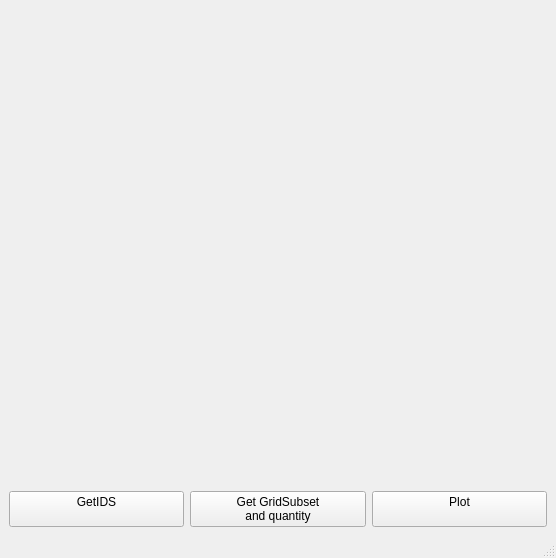
<?xml version="1.0" encoding="UTF-8"?>
<ui version="4.0">
 <class>MainWindow</class>
 <widget class="QMainWindow" name="MainWindow">
  <property name="geometry">
   <rect>
    <x>0</x>
    <y>0</y>
    <width>556</width>
    <height>558</height>
   </rect>
  </property>
  <property name="windowTitle">
   <string>MainWindow</string>
  </property>
  <widget class="QWidget" name="centralwidget">
   <layout class="QGridLayout" name="gridLayout">
    <item row="0" column="0" colspan="3">
     <widget class="plotEPGGD" name="plotEPGGD"/>
    </item>
    <item row="1" column="0">
     <widget class="QPushButton" name="pushButton">
      <property name="text">
       <string>GetIDS 
</string>
      </property>
     </widget>
    </item>
    <item row="1" column="1">
     <widget class="QPushButton" name="pushButton_2">
      <property name="text">
       <string>Get GridSubset 
 and quantity </string>
      </property>
     </widget>
    </item>
    <item row="1" column="2">
     <widget class="QPushButton" name="pushButton_3">
      <property name="text">
       <string>Plot 
</string>
      </property>
     </widget>
    </item>
   </layout>
  </widget>
  <widget class="QMenuBar" name="menubar">
   <property name="geometry">
    <rect>
     <x>0</x>
     <y>0</y>
     <width>556</width>
     <height>22</height>
    </rect>
   </property>
  </widget>
  <widget class="QStatusBar" name="statusbar"/>
 </widget>
 <customwidgets>
  <customwidget>
   <class>plotEPGGD</class>
   <extends>QWidget</extends>
   <header>plotEPGGD</header>
  </customwidget>
 </customwidgets>
 <resources/>
 <connections>
  <connection>
   <sender>pushButton</sender>
   <signal>clicked()</signal>
   <receiver>plotEPGGD</receiver>
   <slot>setEPIDS()</slot>
   <hints>
    <hint type="sourcelabel">
     <x>154</x>
     <y>487</y>
    </hint>
    <hint type="destinationlabel">
     <x>154</x>
     <y>423</y>
    </hint>
   </hints>
  </connection>
  <connection>
   <sender>pushButton_2</sender>
   <signal>clicked()</signal>
   <receiver>plotEPGGD</receiver>
   <slot>setGGD()</slot>
   <hints>
    <hint type="sourcelabel">
     <x>316</x>
     <y>491</y>
    </hint>
    <hint type="destinationlabel">
     <x>315</x>
     <y>437</y>
    </hint>
   </hints>
  </connection>
  <connection>
   <sender>pushButton_3</sender>
   <signal>clicked(bool)</signal>
   <receiver>plotEPGGD</receiver>
   <slot>plotData()</slot>
   <hints>
    <hint type="sourcelabel">
     <x>429</x>
     <y>510</y>
    </hint>
    <hint type="destinationlabel">
     <x>388</x>
     <y>440</y>
    </hint>
   </hints>
  </connection>
 </connections>
</ui>
